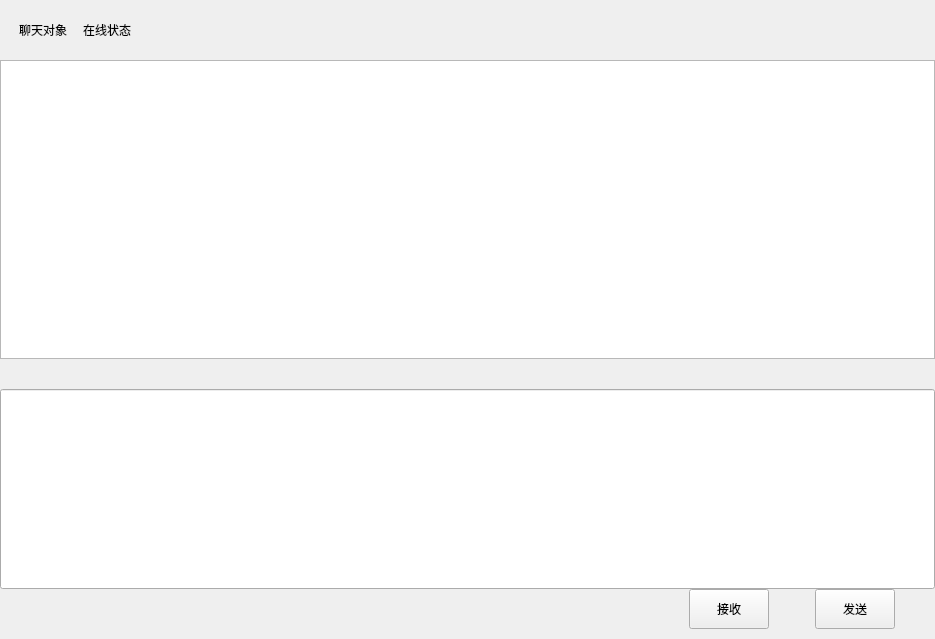
<?xml version="1.0" encoding="UTF-8"?>
<ui version="4.0">
 <class>ChatPage</class>
 <widget class="QWidget" name="ChatPage">
  <property name="geometry">
   <rect>
    <x>0</x>
    <y>0</y>
    <width>935</width>
    <height>639</height>
   </rect>
  </property>
  <property name="windowTitle">
   <string>Form</string>
  </property>
  <layout class="QVBoxLayout" name="verticalLayout">
   <property name="spacing">
    <number>0</number>
   </property>
   <property name="leftMargin">
    <number>0</number>
   </property>
   <property name="topMargin">
    <number>0</number>
   </property>
   <property name="rightMargin">
    <number>0</number>
   </property>
   <property name="bottomMargin">
    <number>0</number>
   </property>
   <item>
    <widget class="QWidget" name="char_data_wid" native="true">
     <layout class="QVBoxLayout" name="verticalLayout_4">
      <property name="spacing">
       <number>0</number>
      </property>
      <property name="leftMargin">
       <number>0</number>
      </property>
      <property name="topMargin">
       <number>0</number>
      </property>
      <property name="rightMargin">
       <number>0</number>
      </property>
      <property name="bottomMargin">
       <number>0</number>
      </property>
      <item>
       <widget class="QWidget" name="title_wid" native="true">
        <property name="minimumSize">
         <size>
          <width>0</width>
          <height>60</height>
         </size>
        </property>
        <property name="maximumSize">
         <size>
          <width>16777215</width>
          <height>60</height>
         </size>
        </property>
        <layout class="QHBoxLayout" name="horizontalLayout_3">
         <item>
          <spacer name="horizontalSpacer_10">
           <property name="orientation">
            <enum>Qt::Horizontal</enum>
           </property>
           <property name="sizeType">
            <enum>QSizePolicy::Fixed</enum>
           </property>
           <property name="sizeHint" stdset="0">
            <size>
             <width>10</width>
             <height>20</height>
            </size>
           </property>
          </spacer>
         </item>
         <item>
          <widget class="QLabel" name="friend_lab">
           <property name="text">
            <string>聊天对象</string>
           </property>
          </widget>
         </item>
         <item>
          <spacer name="horizontalSpacer_11">
           <property name="orientation">
            <enum>Qt::Horizontal</enum>
           </property>
           <property name="sizeType">
            <enum>QSizePolicy::Fixed</enum>
           </property>
           <property name="sizeHint" stdset="0">
            <size>
             <width>10</width>
             <height>20</height>
            </size>
           </property>
          </spacer>
         </item>
         <item>
          <widget class="QLabel" name="status_lab">
           <property name="text">
            <string>在线状态</string>
           </property>
          </widget>
         </item>
         <item>
          <spacer name="horizontalSpacer">
           <property name="orientation">
            <enum>Qt::Horizontal</enum>
           </property>
           <property name="sizeHint" stdset="0">
            <size>
             <width>40</width>
             <height>20</height>
            </size>
           </property>
          </spacer>
         </item>
        </layout>
       </widget>
      </item>
      <item>
       <widget class="ChatView" name="chat_data_list"/>
      </item>
      <item>
       <widget class="QWidget" name="tool_wid" native="true">
        <property name="minimumSize">
         <size>
          <width>0</width>
          <height>30</height>
         </size>
        </property>
        <property name="maximumSize">
         <size>
          <width>16777215</width>
          <height>30</height>
         </size>
        </property>
        <layout class="QHBoxLayout" name="horizontalLayout_5">
         <property name="leftMargin">
          <number>0</number>
         </property>
         <property name="topMargin">
          <number>2</number>
         </property>
         <property name="rightMargin">
          <number>0</number>
         </property>
         <property name="bottomMargin">
          <number>2</number>
         </property>
         <item>
          <spacer name="horizontalSpacer_5">
           <property name="orientation">
            <enum>Qt::Horizontal</enum>
           </property>
           <property name="sizeType">
            <enum>QSizePolicy::Fixed</enum>
           </property>
           <property name="sizeHint" stdset="0">
            <size>
             <width>10</width>
             <height>20</height>
            </size>
           </property>
          </spacer>
         </item>
         <item>
          <widget class="ClickedLabel" name="emo_lb">
           <property name="minimumSize">
            <size>
             <width>30</width>
             <height>30</height>
            </size>
           </property>
           <property name="maximumSize">
            <size>
             <width>30</width>
             <height>30</height>
            </size>
           </property>
           <property name="text">
            <string/>
           </property>
          </widget>
         </item>
         <item>
          <spacer name="horizontalSpacer_6">
           <property name="orientation">
            <enum>Qt::Horizontal</enum>
           </property>
           <property name="sizeType">
            <enum>QSizePolicy::Fixed</enum>
           </property>
           <property name="sizeHint" stdset="0">
            <size>
             <width>10</width>
             <height>20</height>
            </size>
           </property>
          </spacer>
         </item>
         <item>
          <widget class="ClickedLabel" name="file_lb">
           <property name="minimumSize">
            <size>
             <width>30</width>
             <height>30</height>
            </size>
           </property>
           <property name="maximumSize">
            <size>
             <width>30</width>
             <height>30</height>
            </size>
           </property>
           <property name="text">
            <string/>
           </property>
          </widget>
         </item>
         <item>
          <spacer name="horizontalSpacer_7">
           <property name="orientation">
            <enum>Qt::Horizontal</enum>
           </property>
           <property name="sizeHint" stdset="0">
            <size>
             <width>40</width>
             <height>20</height>
            </size>
           </property>
          </spacer>
         </item>
         <item>
          <widget class="ClickedLabel" name="voice_lb">
           <property name="minimumSize">
            <size>
             <width>30</width>
             <height>30</height>
            </size>
           </property>
           <property name="maximumSize">
            <size>
             <width>30</width>
             <height>30</height>
            </size>
           </property>
           <property name="text">
            <string/>
           </property>
          </widget>
         </item>
         <item>
          <spacer name="horizontalSpacer_8">
           <property name="orientation">
            <enum>Qt::Horizontal</enum>
           </property>
           <property name="sizeType">
            <enum>QSizePolicy::Fixed</enum>
           </property>
           <property name="sizeHint" stdset="0">
            <size>
             <width>10</width>
             <height>20</height>
            </size>
           </property>
          </spacer>
         </item>
         <item>
          <widget class="ClickedLabel" name="video_lb">
           <property name="minimumSize">
            <size>
             <width>30</width>
             <height>30</height>
            </size>
           </property>
           <property name="maximumSize">
            <size>
             <width>30</width>
             <height>30</height>
            </size>
           </property>
           <property name="text">
            <string/>
           </property>
          </widget>
         </item>
         <item>
          <spacer name="horizontalSpacer_9">
           <property name="orientation">
            <enum>Qt::Horizontal</enum>
           </property>
           <property name="sizeType">
            <enum>QSizePolicy::Fixed</enum>
           </property>
           <property name="sizeHint" stdset="0">
            <size>
             <width>10</width>
             <height>20</height>
            </size>
           </property>
          </spacer>
         </item>
        </layout>
       </widget>
      </item>
      <item>
       <widget class="MessageTextEdit" name="chatEdit">
        <property name="minimumSize">
         <size>
          <width>0</width>
          <height>200</height>
         </size>
        </property>
        <property name="maximumSize">
         <size>
          <width>16777215</width>
          <height>200</height>
         </size>
        </property>
       </widget>
      </item>
      <item>
       <widget class="QWidget" name="send_wid" native="true">
        <property name="minimumSize">
         <size>
          <width>0</width>
          <height>50</height>
         </size>
        </property>
        <property name="maximumSize">
         <size>
          <width>16777215</width>
          <height>50</height>
         </size>
        </property>
        <layout class="QHBoxLayout" name="horizontalLayout_4">
         <property name="leftMargin">
          <number>0</number>
         </property>
         <property name="topMargin">
          <number>0</number>
         </property>
         <property name="rightMargin">
          <number>0</number>
         </property>
         <property name="bottomMargin">
          <number>10</number>
         </property>
         <item>
          <spacer name="horizontalSpacer_2">
           <property name="orientation">
            <enum>Qt::Horizontal</enum>
           </property>
           <property name="sizeHint" stdset="0">
            <size>
             <width>40</width>
             <height>20</height>
            </size>
           </property>
          </spacer>
         </item>
         <item>
          <widget class="ClickedBtn" name="receive_btn">
           <property name="minimumSize">
            <size>
             <width>80</width>
             <height>40</height>
            </size>
           </property>
           <property name="maximumSize">
            <size>
             <width>80</width>
             <height>40</height>
            </size>
           </property>
           <property name="text">
            <string>接收</string>
           </property>
          </widget>
         </item>
         <item>
          <spacer name="horizontalSpacer_4">
           <property name="orientation">
            <enum>Qt::Horizontal</enum>
           </property>
           <property name="sizeType">
            <enum>QSizePolicy::Fixed</enum>
           </property>
           <property name="sizeHint" stdset="0">
            <size>
             <width>40</width>
             <height>20</height>
            </size>
           </property>
          </spacer>
         </item>
         <item>
          <widget class="ClickedBtn" name="send_btn">
           <property name="minimumSize">
            <size>
             <width>80</width>
             <height>40</height>
            </size>
           </property>
           <property name="maximumSize">
            <size>
             <width>80</width>
             <height>40</height>
            </size>
           </property>
           <property name="text">
            <string>发送</string>
           </property>
          </widget>
         </item>
         <item>
          <spacer name="horizontalSpacer_3">
           <property name="orientation">
            <enum>Qt::Horizontal</enum>
           </property>
           <property name="sizeType">
            <enum>QSizePolicy::Fixed</enum>
           </property>
           <property name="sizeHint" stdset="0">
            <size>
             <width>40</width>
             <height>20</height>
            </size>
           </property>
          </spacer>
         </item>
        </layout>
       </widget>
      </item>
     </layout>
    </widget>
   </item>
  </layout>
 </widget>
 <customwidgets>
  <customwidget>
   <class>ClickedLabel</class>
   <extends>QLabel</extends>
   <header>clickedlabel.h</header>
  </customwidget>
  <customwidget>
   <class>ClickedBtn</class>
   <extends>QPushButton</extends>
   <header>clickedbtn.h</header>
  </customwidget>
  <customwidget>
   <class>ChatView</class>
   <extends>QListWidget</extends>
   <header>chatview.h</header>
  </customwidget>
  <customwidget>
   <class>MessageTextEdit</class>
   <extends>QLineEdit</extends>
   <header>messagetextedit.h</header>
  </customwidget>
 </customwidgets>
 <resources/>
 <connections/>
</ui>
